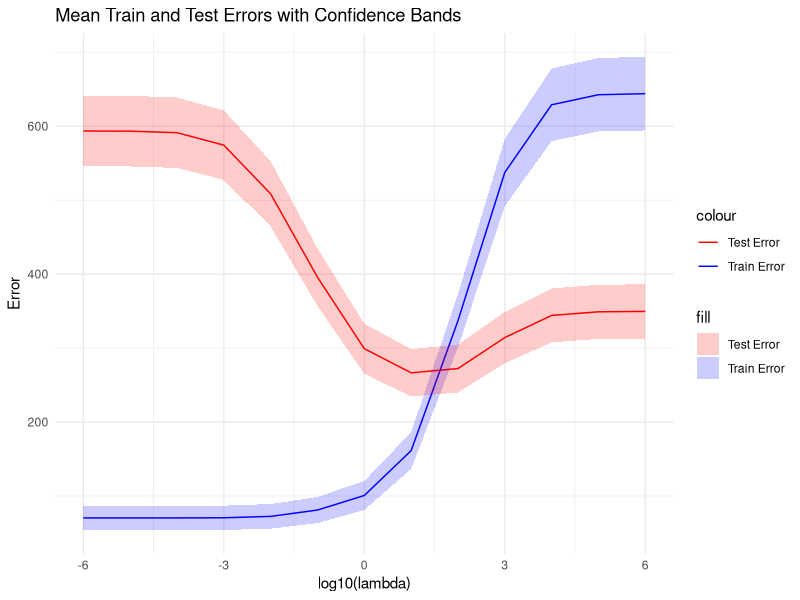
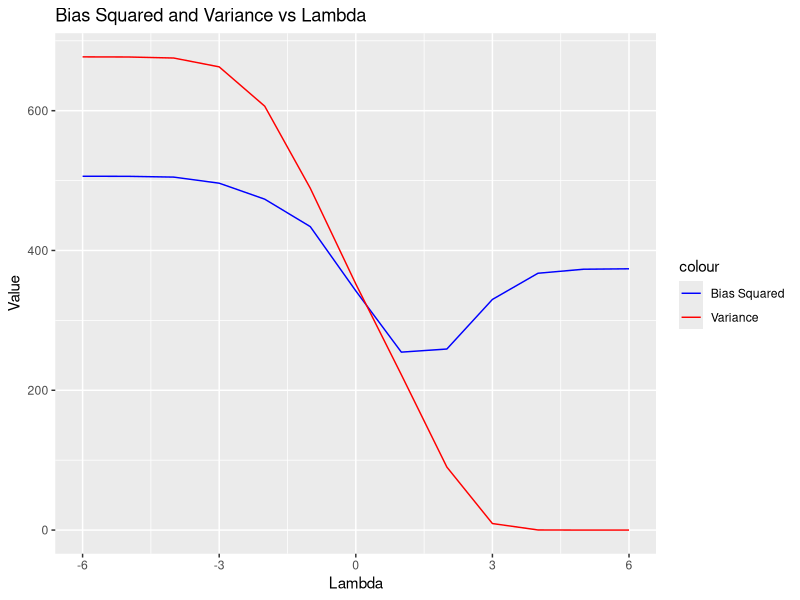
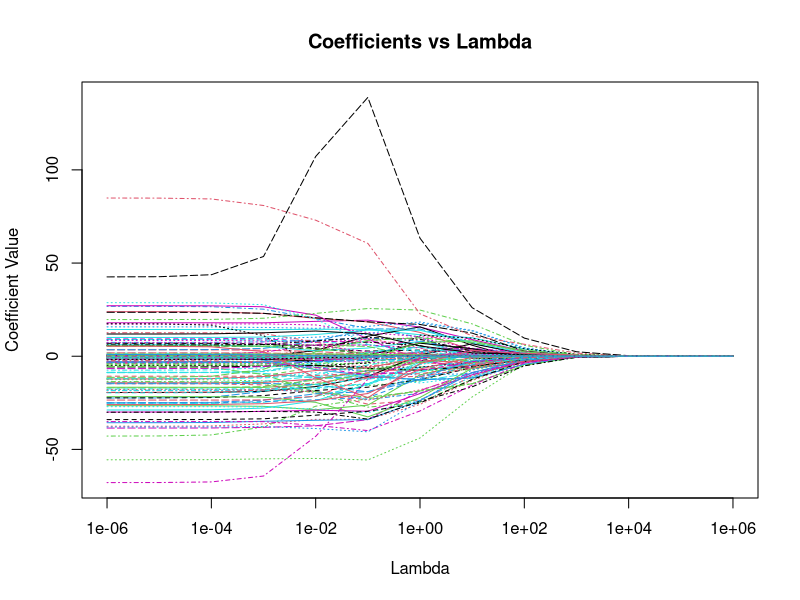

Generate these figures, in order, with R:
# Load necessary libraries
library(readxl)
library(dplyr)
library(tidyr)
library(caret)
library(glmnet)
library(ggplot2)
library(reshape2)

# Load the data
setwd("C:/Users/Karan/Desktop/Dissertation")
data <- read_excel("Player_Valuation.xlsx")

# Remove rows with missing values
data_clean <- na.omit(data)

# Separate predictors and response
X <- data_clean %>% select(-Ranking, -Player, -Market_Value)
y <- data_clean$Market_Value

# Encode categorical variables
X_encoded <- model.matrix(~., data = X)

prop_train_examples <- 0.6

# Split the data
set.seed(42)
trainIndex <- createDataPartition(y, p = prop_train_examples, list = FALSE)
X_train_val <- X_encoded[trainIndex,]
y_train_val <- y[trainIndex]
X_test <- X_encoded[-trainIndex,]
y_test <- y[-trainIndex]

trainIndex <- createDataPartition(y_train_val, p = 0.75, list = FALSE)
X_train <- X_train_val[trainIndex,]
y_train <- y_train_val[trainIndex]
X_val <- X_train_val[-trainIndex,]
y_val <- y_train_val[-trainIndex]

# Range of lambda values
lambdas <- 10^seq(-6, 6, by = 1)

# Data frame to store results
results <- data.frame()

# Loop through lambda values
for (alpha in lambdas) {
  model <- glmnet(X_train, y_train, alpha = 0, lambda = alpha)
  
  # Train and Test Errors
  train_pred <- predict(model, X_train)
  test_pred <- predict(model, X_test)
  train_error <- mean((y_train - train_pred)^2)
  test_error <- mean((y_test - test_pred)^2)
  
  # Bias Squared and Variance
  predictions <- predict(model, X_val)
  bias_sq <- mean((y_val - predictions)^2)
  variance <- mean((predictions - mean(predictions))^2)
  
  # Add to results data frame
  results <- rbind(results, data.frame(Lambda=alpha, TrainError=train_error, TestError=test_error, BiasSquared=bias_sq, Variance=variance))
}

# Plot Train and Test Errors vs Lambda (with confidence bands)
ggplot(results, aes(x=log10(Lambda))) +
  geom_line(aes(y=TrainError, color="Train Error")) +
  geom_line(aes(y=TestError, color="Test Error")) +
  geom_ribbon(aes(ymin=TrainError-1.96*sqrt(TrainError), ymax=TrainError+1.96*sqrt(TrainError), fill="Train Error"), alpha=0.2) +
  geom_ribbon(aes(ymin=TestError-1.96*sqrt(TestError), ymax=TestError+1.96*sqrt(TestError), fill="Test Error"), alpha=0.2) +
  scale_color_manual(values = c("Train Error" = "blue", "Test Error" = "red")) +
  scale_fill_manual(values = c("Train Error" = "blue", "Test Error" = "red")) +
  labs(x = "log10(lambda)", y = "Error", title = "Mean Train and Test Errors with Confidence Bands") +
  theme_minimal() 

# Plot Bias Squared and Variance vs Lambda
ggplot(results, aes(x=log10(Lambda))) +
  geom_line(aes(y=BiasSquared, color="Bias Squared")) +
  geom_line(aes(y=Variance, color="Variance")) +
  labs(title="Bias Squared and Variance vs Lambda", x="Lambda", y="Value") +
  scale_color_manual(values=c("Bias Squared"="blue", "Variance"="red"))


# Initialize a matrix to store coefficients
coefficients <- matrix(0, nrow=length(lambdas), ncol=ncol(X_encoded))

# Loop through lambda values to collect coefficients
for (i in seq_along(lambdas)) {
  alpha <- lambdas[i]
  model <- glmnet(X_train, y_train, alpha = 0, lambda = alpha)
  coefficients[i,] <- as.numeric(coef(model)[-1]) # Removing intercept
}

# Plot Coefficients vs Lambda using matplot
matplot(lambdas, coefficients, type="l", log="x", xlab="Lambda", ylab="Coefficient Value", main="Coefficients vs Lambda")